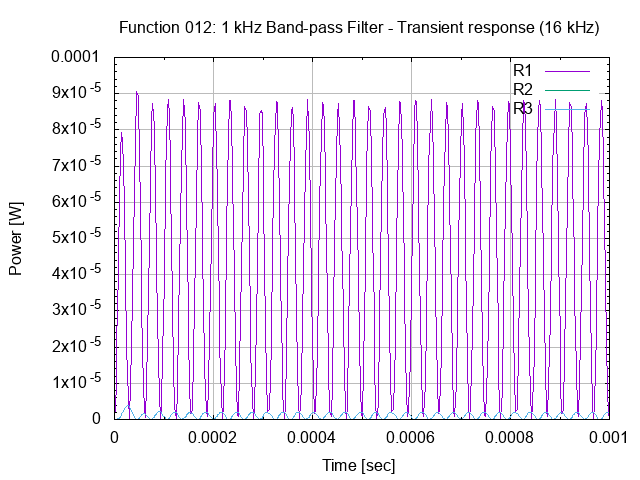

This chart was generated by the following gnuplot code:
# set terminal
set term png

# set graph
set output "26.012.00.03.02.png"
set title "Function 012: 1 kHz Band-pass Filter - Transient response (16 kHz)"

# setup Y-axis
set grid ytics lt 1 lw 1 lc rgb "#bbbbbb"
set mytics
set ylabel "Power [W]"

# setup X-axis
set grid xtics lt 1 lw 1 lc rgb "#bbbbbb"
set mxtics
set xrange [0:0.001]
set xlabel "Time [sec]"

# setup plot style
set style data lines
plot '26.012.00.03.02.dat' using 1:2 title "R1", \
     '26.012.00.03.02.dat' using 1:3 title "R2", \
     '26.012.00.03.02.dat' using 1:4 title "R3"

# set output back to default
set output

# reset terminal type
set terminal pop
